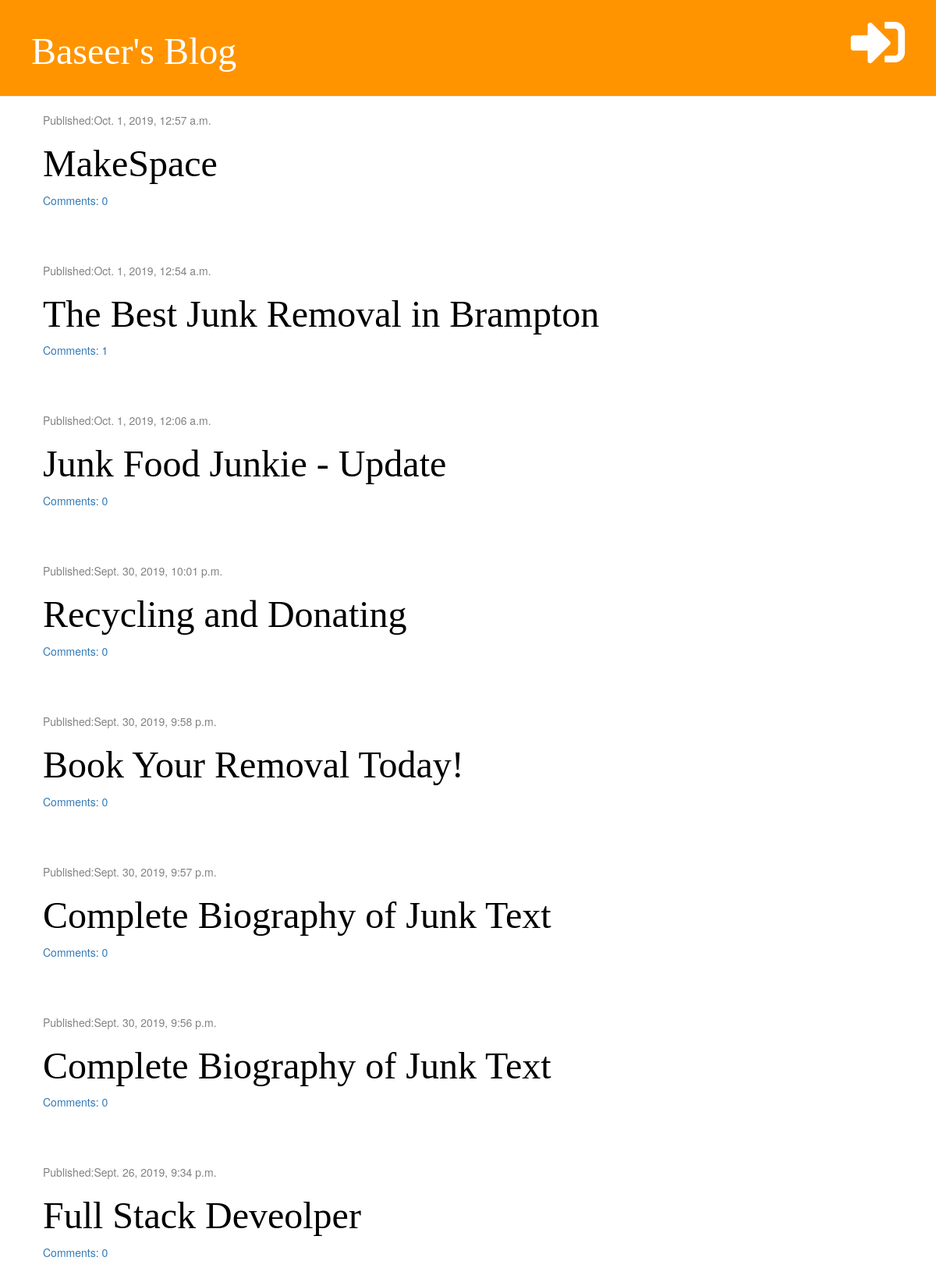
/, run on an earlier commit of the app's database.
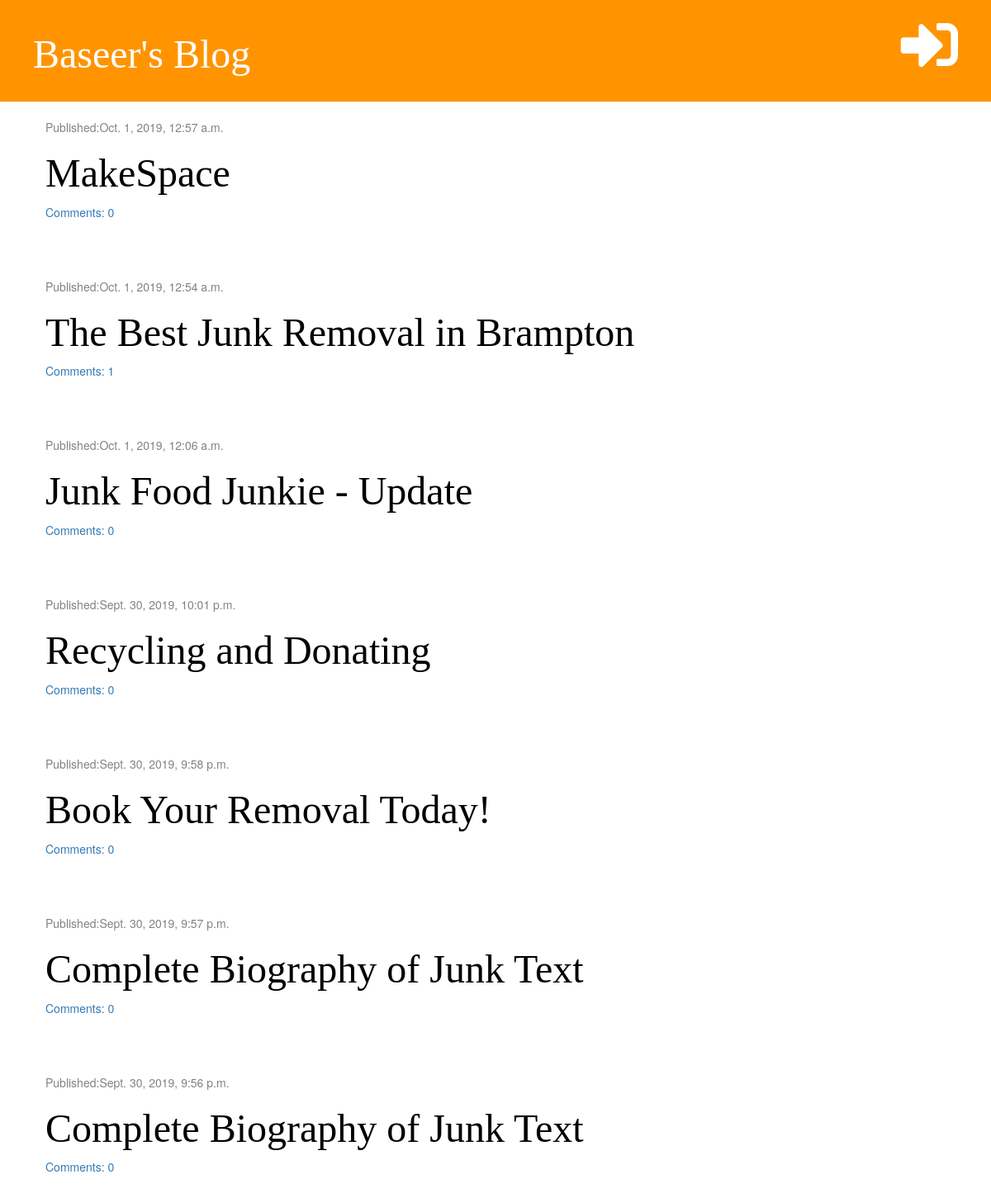
And on a later commit of the database.
### blog/models.py (models this page shows, shortened)
class Post(models.Model):
    author = models.ForeignKey('auth.User', on_delete=models.CASCADE)
    title = models.CharField(max_length=200)
    text = models.TextField()
    created_date = models.DateTimeField(default=timezone.now)
    published_date = models.DateTimeField(blank=True,null=True)
    def approved_comments(self):
        return self.comments.filter(is_approved=True)

### blog/views.py (the view)
# urls.py: path('', views.post_list, name='post_list'),
def post_list(request):
    posts = Post.objects.filter(published_date__lte=timezone.now()).order_by('-published_date')
    return render(request, 'blog/post_list.html', {'posts': posts})

### blog/templatetags/markdownify.py (called while the page is built)
@register.filter
def markdown(value):
    renderer = HighlightRenderer()
    markdown = mistune.Markdown(renderer=renderer)
    return markdown(value)

### blog/templates/blog/post_list.html (shortened to what this page needs)
{% extends 'blog/base.html' %}
{% load markdownify %}
{% block content %}
    {% for post in posts %}
        <div class="post">
            <div class="date">
                <p>Published:{{ post.published_date }}</p>
            </div>
            <h1><a href="{% url 'post_detail' postid=post.pk %}">{{ post.title }}</a></h1>
            <a href="{% url 'post_detail' postid=post.pk %}">Comments: {{ post.approved_comments.count }}</a>
        </div>
    {% endfor %}
{% endblock %}

What changed in the data, as far as the page shows it:
removed Post: published_date "Sept. 26, 2019, 9:34 p.m.", title "Full Stack Deveolper", approved_comments.count "0"
